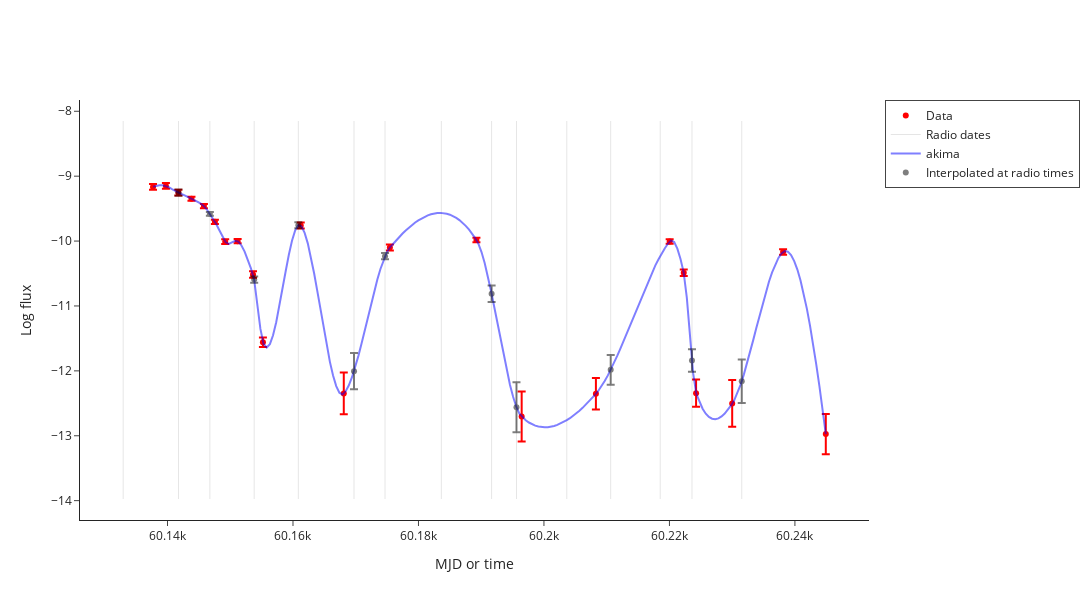

This figure's notebook cell:
### Markdown cell above
# Interpolation

### Code cell
interpolated_data = make_interpolated_Lr_Lx_df(radio_df, xray_df, source_df, plotly=True)

### Figure 1 — Plotly figure (JSON) as saved in the notebook; plotly's stock layout.template omitted (floating-point values rounded to 4 significant figures; data arrays with more than 128 entries replaced by an {"elided": "..."} marker saying what was removed)
{"data": [{"error_y": {"array": [0.04584, 0.04584, 0.04586, 0.03251, 0.03267, 0.03344, 0.03806, 0.034, 0.04998, 0.07294, 0.0461, 0.3209, 0.0464, 0.03412, 0.3836, 0.2434, 0.03421, 0.05049, 0.2105, 0.361, 0.04369, 0.3102], "type": "data", "visible": true}, "marker": {"color": "red"}, "mode": "markers", "name": "Data", "type": "scatter", "x": [60140.0, 60140.0, 60140.0, 60140.0, 60150.0, 60150.0, 60150.0, 60150.0, 60150.0, 60160.0, 60160.0, 60170.0, 60180.0, 60190.0, 60200.0, 60210.0, 60220.0, 60220.0, 60220.0, 60230.0, 60240.0, 60240.0], "y": [-9.165, -9.15, -9.253, -9.348, -9.461, -9.704, -10.01, -10.0, -10.52, -11.56, -9.76, -12.35, -10.1, -9.983, -12.7, -12.35, -10.01, -10.49, -12.34, -12.5, -10.17, -12.97]}, {"marker": {"color": "red", "symbol": "triangle-down"}, "mode": "markers", "name": "3-sigma upper limits", "type": "scatter", "x": [], "y": []}, {"line": {"color": "black", "dash": "solid", "width": 1}, "mode": "lines", "name": "Radio dates", "opacity": 0.1, "showlegend": true, "type": "scatter", "x": [60130.0, 60130.0], "y": [-13.97, -8.15]}, {"line": {"color": "black", "dash": "solid", "width": 1}, "mode": "lines", "opacity": 0.1, "showlegend": false, "type": "scatter", "x": [60140.0, 60140.0], "y": [-13.97, -8.15]}, {"line": {"color": "black", "dash": "solid", "width": 1}, "mode": "lines", "opacity": 0.1, "showlegend": false, "type": "scatter", "x": [60150.0, 60150.0], "y": [-13.97, -8.15]}, {"line": {"color": "black", "dash": "solid", "width": 1}, "mode": "lines", "opacity": 0.1, "showlegend": false, "type": "scatter", "x": [60150.0, 60150.0], "y": [-13.97, -8.15]}, {"line": {"color": "black", "dash": "solid", "width": 1}, "mode": "lines", "opacity": 0.1, "showlegend": false, "type": "scatter", "x": [60160.0, 60160.0], "y": [-13.97, -8.15]}, {"line": {"color": "black", "dash": "solid", "width": 1}, "mode": "lines", "opacity": 0.1, "showlegend": false, "type": "scatter", "x": [60170.0, 60170.0], "y": [-13.97, -8.15]}, {"line": {"color": "black", "dash": "solid", "width": 1}, "mode": "lines", "opacity": 0.1, "showlegend": false, "type": "scatter", "x": [60170.0, 60170.0], "y": [-13.97, -8.15]}, {"line": {"color": "black", "dash": "solid", "width": 1}, "mode": "lines", "opacity": 0.1, "showlegend": false, "type": "scatter", "x": [60180.0, 60180.0], "y": [-13.97, -8.15]}, {"line": {"color": "black", "dash": "solid", "width": 1}, "mode": "lines", "opacity": 0.1, "showlegend": false, "type": "scatter", "x": [60190.0, 60190.0], "y": [-13.97, -8.15]}, {"line": {"color": "black", "dash": "solid", "width": 1}, "mode": "lines", "opacity": 0.1, "showlegend": false, "type": "scatter", "x": [60200.0, 60200.0], "y": [-13.97, -8.15]}, {"line": {"color": "black", "dash": "solid", "width": 1}, "mode": "lines", "opacity": 0.1, "showlegend": false, "type": "scatter", "x": [60200.0, 60200.0], "y": [-13.97, -8.15]}, {"line": {"color": "black", "dash": "solid", "width": 1}, "mode": "lines", "opacity": 0.1, "showlegend": false, "type": "scatter", "x": [60210.0, 60210.0], "y": [-13.97, -8.15]}, {"line": {"color": "black", "dash": "solid", "width": 1}, "mode": "lines", "opacity": 0.1, "showlegend": false, "type": "scatter", "x": [60220.0, 60220.0], "y": [-13.97, -8.15]}, {"line": {"color": "black", "dash": "solid", "width": 1}, "mode": "lines", "opacity": 0.1, "showlegend": false, "type": "scatter", "x": [60220.0, 60220.0], "y": [-13.97, -8.15]}, {"line": {"color": "black", "dash": "solid", "width": 1}, "mode": "lines", "opacity": 0.1, "showlegend": false, "type": "scatter", "x": [60230.0, 60230.0], "y": [-13.97, -8.15]}, {"line": {"color": "blue", "dash": "solid"}, "mode": "lines", "name": "akima", "opacity": 0.5, "type": "scatter", "x": {"elided": "214 float values"}, "y": {"elided": "214 float values"}}, {"error_y": {"array": [NaN, 0.04658, 0.02828, 0.05, 0.04538, 0.2791, 0.04843, NaN, 0.1274, 0.386, NaN, 0.2301, NaN, 0.173, 0.3369], "type": "data", "visible": true}, "marker": {"color": "black"}, "mode": "markers", "name": "Interpolated at radio times", "opacity": 0.5, "type": "scatter", "x": [60130.0, 60140.0, 60150.0, 60150.0, 60160.0, 60170.0, 60170.0, 60180.0, 60190.0, 60200.0, 60200.0, 60210.0, 60220.0, 60220.0, 60230.0], "y": [NaN, -9.254, -9.581, -10.59, -9.755, -12.0, -10.23, NaN, -10.81, -12.56, NaN, -11.98, NaN, -11.84, -12.16]}, {"marker": {"color": "black", "symbol": "triangle-down"}, "mode": "markers", "showlegend": false, "type": "scatter", "x": [], "y": []}], "layout": {"height": 600, "legend": {"borderwidth": 1}, "width": 1200, "xaxis": {"title": {"text": "MJD or time"}}, "yaxis": {"title": {"text": "Log flux"}}}}
